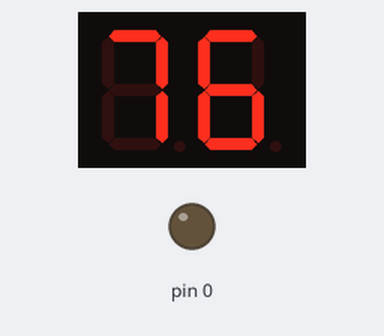
The sketch below on a simulated Arduino Uno, built with avr-gcc and run on an emulated ATmega328P. On the bench: 2-digit seven-segment display, output pins drawn as LEDs (lit = HIGH). Wiring (inferred from the names in the program): 2-digit 7-segment display, segments lit when LOW: segments pin 2, pin 3, pin 4, pin 5, pin 6, pin 7, pin 8; digit selects pin 10, pin 11. Random numbers use the default seed unless the sketch sets one; the segment pins are drawn as the display they are named for; pins used as bus, display or sensor lines are not drawn.

Above: at 0.1 s.
At 5.7 s:
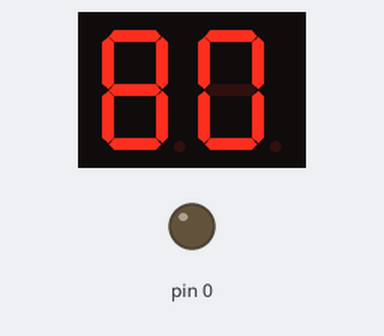
At 10.2 s:
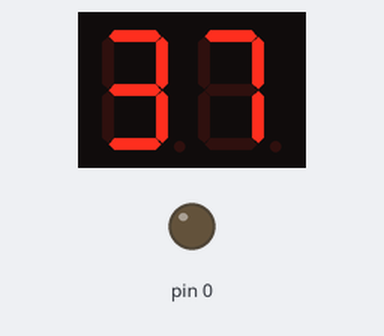
At 20.2 s:
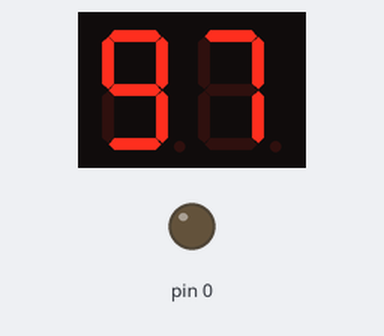
At 29.2 s:
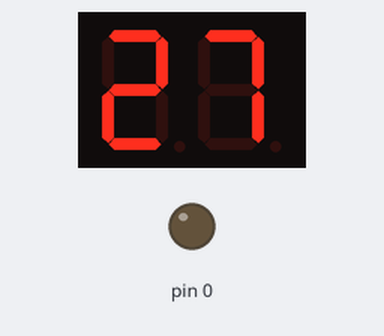
At 38.7 s:
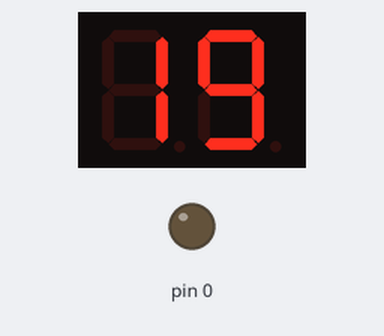

Measured:
- what the display in image 0 shows lasts 1.2 s, from 0.0 s to 1.2 s

The sketch:

arduino-d-7-segmentos-dos-digitos.ino
```cpp
const int pins[7] = { 2, 3, 4, 5, 6, 7, 8 };

//Declaramos los numeros para el ánodo común
const byte numbersDisplayAnode[10] = {0b1000000,     //0
                          0b1111001,          //1
                          0b0100100,          //2
                          0b0110000,          //3
                          0b0011001,          //4
                          0b0010010,          //5
                          0b0000010,          //6
                          0b1111000,          //7
                          0b0000000,          //8
                          0b0010000};         //9

const int nbrDigits = 2;
//                         digits 1   2
const int digitPins[nbrDigits] = {10,11};

void setup() {
  for(int i = 0; i < 8; i++) {
    pinMode(pins[i], OUTPUT);
  }

  for(int i = 0; i < nbrDigits; i++) {
    pinMode(digitPins[i], OUTPUT);
  }
}

void loop() {

  int randomInt = random(0, 99);

  for(int i = 0; i <  100; i++ ){
    showNumber(randomInt);
    delay(1);
  }

}

void showNumber(int number) {
  if(number == 0) {
    showDigit(0, nbrDigits-1);
  } else {
    for(int digit = nbrDigits-1; digit >= 0; digit--) {
      if(number > 0) {
        showDigit(number % 10, digit);
        number = number / 10;
      }
    }
  }
}

void showDigit(int number, int digit) {
  digitalWrite(digitPins[digit], HIGH);
 byte numberBit = numbersDisplayAnode[number];
  for (int i = 0; i < 7; i++)  {
    int bit = bitRead(numberBit, i);
    digitalWrite(pins[i], bit);
  }
  delay(5);
  digitalWrite(digitPins[digit], LOW);
}
```
